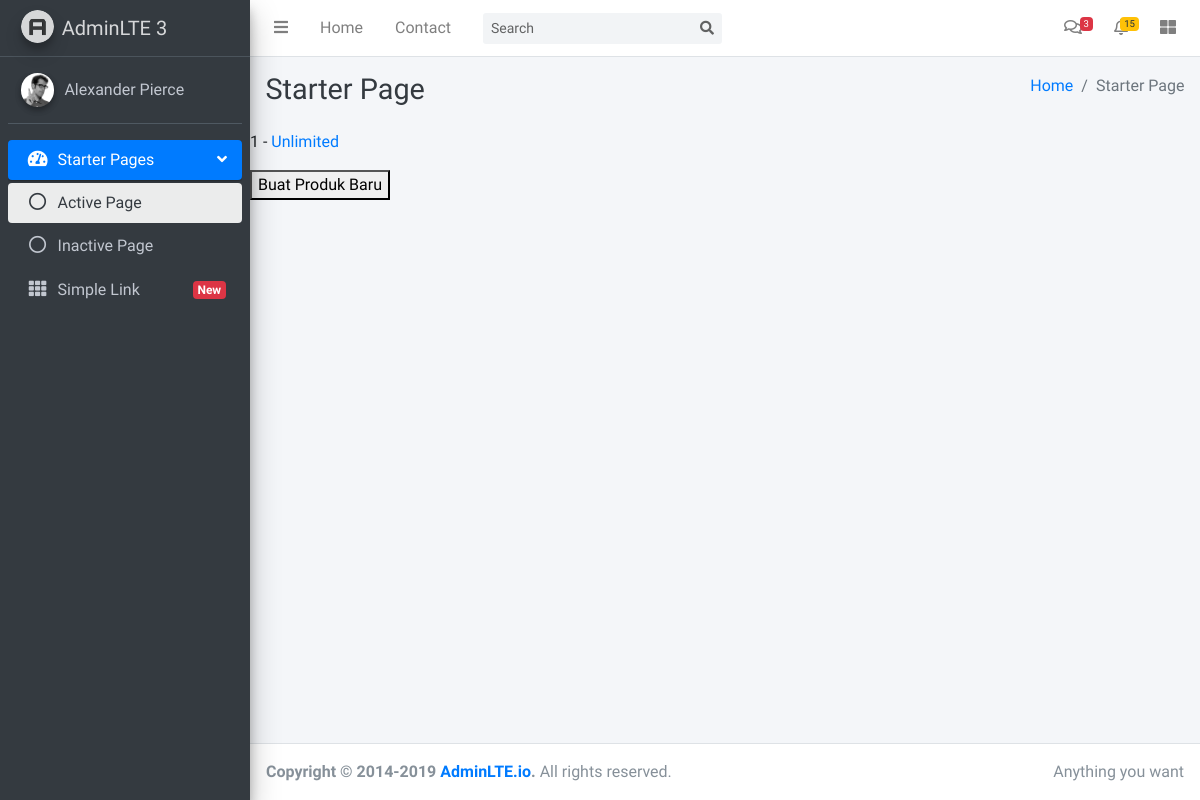
/products/, run on an earlier commit of the app's database.
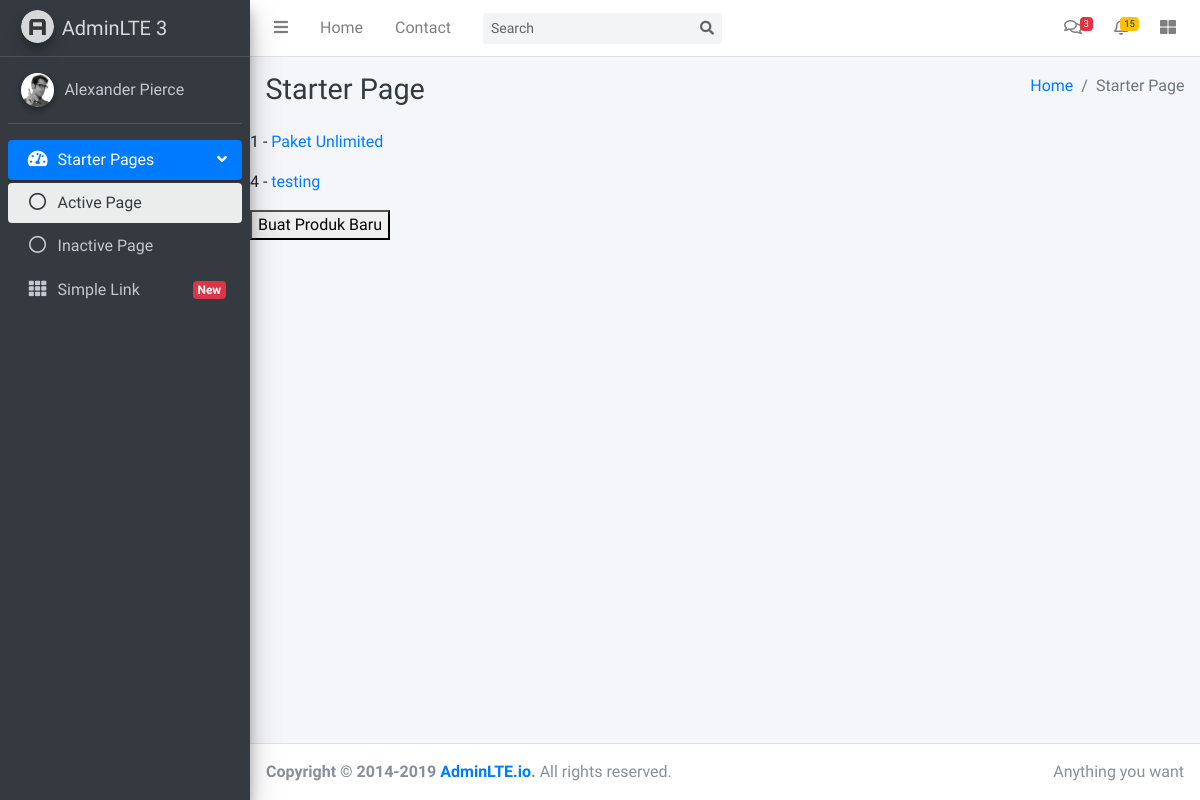
And on a later commit of the database.
### products/models.py (models this page shows)
class Product(models.Model):
    title       = models.CharField(max_length=120) # max_length = required
    description = models.TextField(blank=True, null=True)
    price       = models.DecimalField(decimal_places=2, max_digits=10000)
    summary     = models.TextField(blank=False, null=False)
    featured    = models.BooleanField(default=False) # null=True, default=True
    def get_absolute_url(self):
        return reverse("products:product-detail", kwargs={"id": self.id}) #f"/products/{self.id}/"

### products/views.py (the view)
# urls.py: path('', product_list_view, name='product-list'),
def product_list_view(request):
    queryset = Product.objects.all() # list of objects
    context = {
        "object_list": queryset
    }
    return render(request, "products/product_list.html", context)

### products/templates/products/product_list.html (shortened to what this page needs)
{% extends 'base.html' %}
{% block content %}
{% for instance in object_list %}
     <p>{{ instance.id }} - <a href='{{ instance.get_absolute_url }}'>{{ instance.title }}</a></p>
{% endfor %}
<form action="create/" method="POST">
     <div class="submit-row">
          <button type="submit">Buat Produk Baru</button>
     </div>
</form>
{% endblock %}

What changed in the data, as far as the page shows it:
changed Product id 1: title "Unlimited" → "Paket Unlimited"
added Product: id "4", title "testing"
